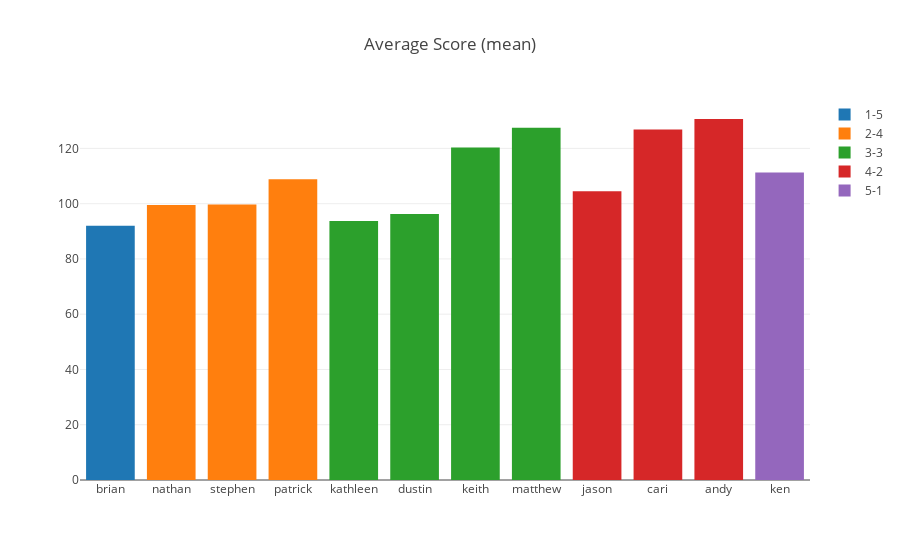
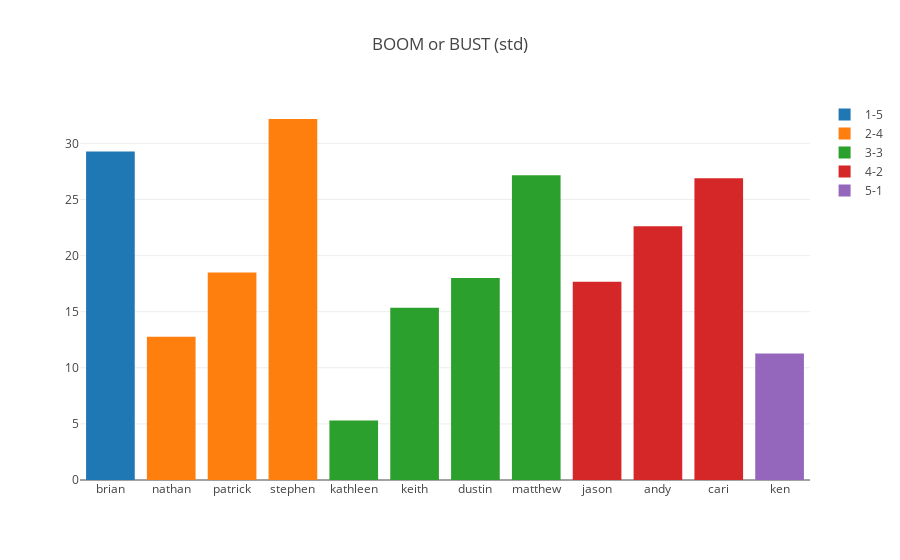
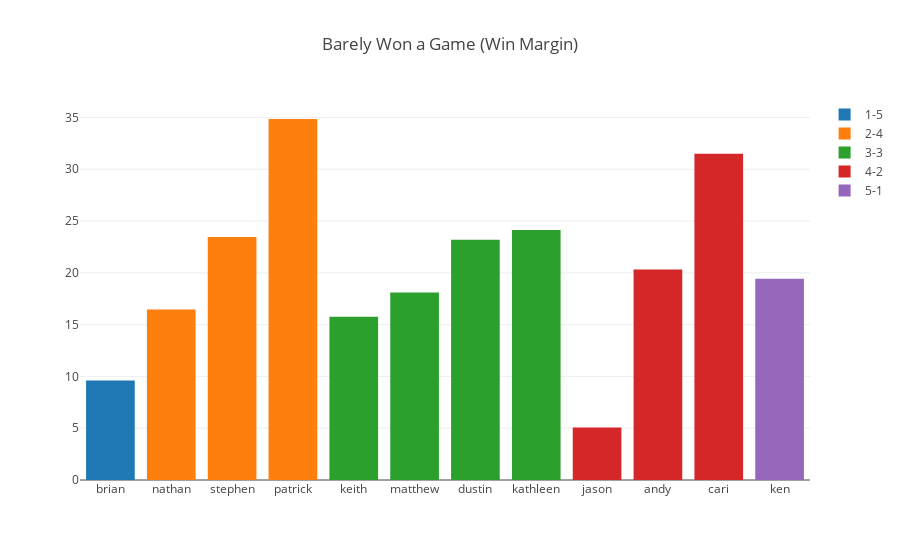
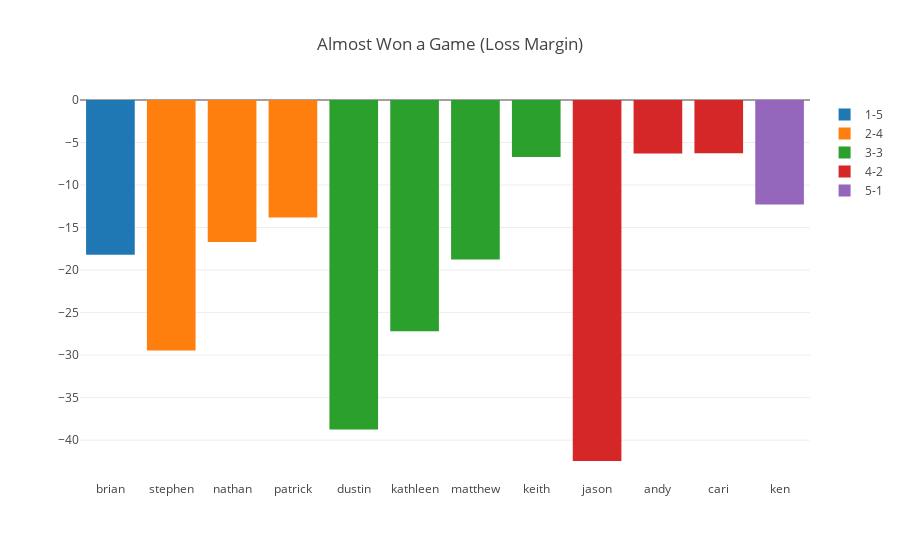

Notebook code cell kept with these figures, in order:
### Code cell
# create graph
for col,title in zip(columns,titles):
    df3 = df2.sort_values(col)

    # trace
    data = []
    for s in standings:
        trace = go.Bar(x=df3[df3.standings==s].name.tolist(),
                       y=df3[df3.standings==s][col].tolist(),name=s)
        data.append(trace)

    #layout
    layout = go.Layout(title=title,
                       barmode='group')

    # fig
    fig = go.Figure(data=data, layout=layout)
    
    py.iplot(fig)

### Figure 1 — Plotly figure (JSON) as saved in the notebook; plotly's stock layout.template omitted (floating-point values rounded to 4 significant figures)
{"data": [{"name": "1-5", "type": "bar", "uid": "e2aaaea4-d17c-11e8-a69a-360038087701", "x": ["brian"], "y": [92.05]}, {"name": "2-4", "type": "bar", "uid": "e2aaafee-d17c-11e8-8e64-360038087701", "x": ["nathan", "stephen", "patrick"], "y": [99.48, 99.67, 108.9]}, {"name": "3-3", "type": "bar", "uid": "e2aab0a2-d17c-11e8-9e5e-360038087701", "x": ["kathleen", "dustin", "keith", "matthew"], "y": [93.73, 96.23, 120.3, 127.5]}, {"name": "4-2", "type": "bar", "uid": "e2aab138-d17c-11e8-b020-360038087701", "x": ["jason", "cari", "andy"], "y": [104.5, 126.9, 130.7]}, {"name": "5-1", "type": "bar", "uid": "e2aab1ba-d17c-11e8-a190-360038087701", "x": ["ken"], "y": [111.3]}], "layout": {"barmode": "group", "title": "Average Score (mean)"}}

### Figure 2 — Plotly figure (JSON) as saved in the notebook; plotly's stock layout.template omitted (floating-point values rounded to 4 significant figures)
{"data": [{"name": "1-5", "type": "bar", "uid": "e2c0a77a-d17c-11e8-bddf-360038087701", "x": ["brian"], "y": [29.28]}, {"name": "2-4", "type": "bar", "uid": "e2c0a8d0-d17c-11e8-9bca-360038087701", "x": ["nathan", "patrick", "stephen"], "y": [12.77, 18.48, 32.17]}, {"name": "3-3", "type": "bar", "uid": "e2c0a986-d17c-11e8-b9e7-360038087701", "x": ["kathleen", "keith", "dustin", "matthew"], "y": [5.296, 15.35, 18.01, 27.15]}, {"name": "4-2", "type": "bar", "uid": "e2c0aa1a-d17c-11e8-9fcd-360038087701", "x": ["jason", "andy", "cari"], "y": [17.67, 22.6, 26.88]}, {"name": "5-1", "type": "bar", "uid": "e2c0aa9c-d17c-11e8-800a-360038087701", "x": ["ken"], "y": [11.28]}], "layout": {"barmode": "group", "title": "BOOM or BUST (std)"}}

### Figure 3 — Plotly figure (JSON) as saved in the notebook; plotly's stock layout.template omitted (floating-point values rounded to 4 significant figures)
{"data": [{"name": "1-5", "type": "bar", "uid": "e2cd52d8-d17c-11e8-9cb2-360038087701", "x": ["brian"], "y": [9.6]}, {"name": "2-4", "type": "bar", "uid": "e2cd56f4-d17c-11e8-a8fa-360038087701", "x": ["nathan", "stephen", "patrick"], "y": [16.45, 23.45, 34.85]}, {"name": "3-3", "type": "bar", "uid": "e2cd586e-d17c-11e8-8f6b-360038087701", "x": ["keith", "matthew", "dustin", "kathleen"], "y": [15.77, 18.1, 23.2, 24.13]}, {"name": "4-2", "type": "bar", "uid": "e2cd599a-d17c-11e8-9d83-360038087701", "x": ["jason", "andy", "cari"], "y": [5.075, 20.32, 31.5]}, {"name": "5-1", "type": "bar", "uid": "e2cd5a94-d17c-11e8-873b-360038087701", "x": ["ken"], "y": [19.42]}], "layout": {"barmode": "group", "title": "Barely Won a Game (Win Margin)"}}

### Figure 4 — Plotly figure (JSON) as saved in the notebook; plotly's stock layout.template omitted (floating-point values rounded to 4 significant figures)
{"data": [{"name": "1-5", "type": "bar", "uid": "e2d98b86-d17c-11e8-b9df-360038087701", "x": ["brian"], "y": [-18.2]}, {"name": "2-4", "type": "bar", "uid": "e2d98cd8-d17c-11e8-bb17-360038087701", "x": ["stephen", "nathan", "patrick"], "y": [-29.45, -16.7, -13.83]}, {"name": "3-3", "type": "bar", "uid": "e2d98d82-d17c-11e8-80eb-360038087701", "x": ["dustin", "kathleen", "matthew", "keith"], "y": [-38.73, -27.2, -18.77, -6.7]}, {"name": "4-2", "type": "bar", "uid": "e2d98e22-d17c-11e8-b79a-360038087701", "x": ["jason", "andy", "cari"], "y": [-42.45, -6.3, -6.25]}, {"name": "5-1", "type": "bar", "uid": "e2d98eae-d17c-11e8-993f-360038087701", "x": ["ken"], "y": [-12.3]}], "layout": {"barmode": "group", "title": "Almost Won a Game (Loss Margin)"}}
